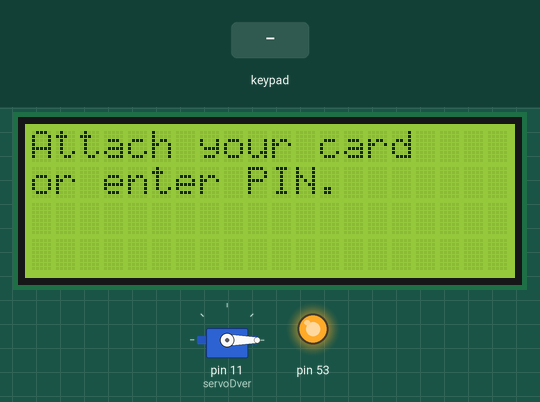
Bench run of a sketch on a simulated Arduino Mega 2560, built with avr-gcc and run on an emulated ATmega2560. Parts: servo, 20×4 character LCD, output pins drawn as LEDs (lit = HIGH). The inputs (shaded band) are chosen by the test bench.

Above: at 1.3 s.
1.4 s: keypad keys 7 1 2 3 pressed 0.4 s apart
At 2.77 s:
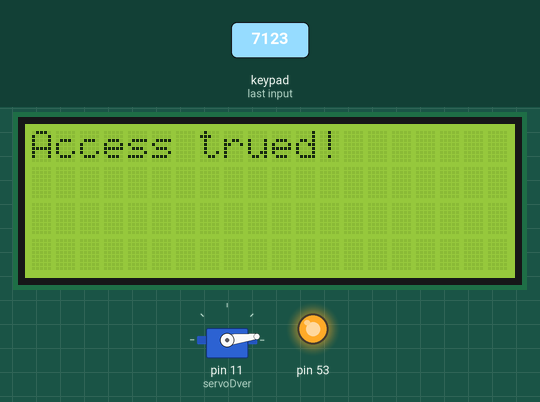
At 3.37 s:
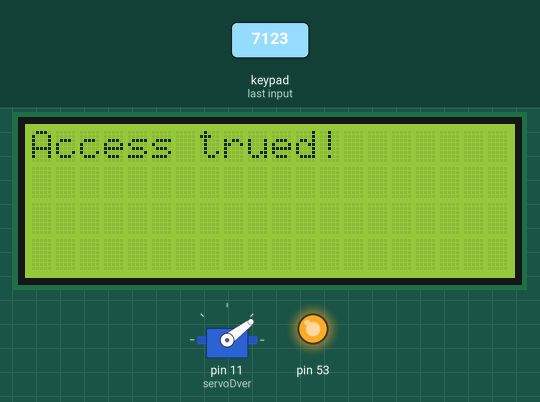
5.0 s: keypad keys 3 9 3 7 3 5 3 3 pressed 0.4 s apart
At 11.3 s:
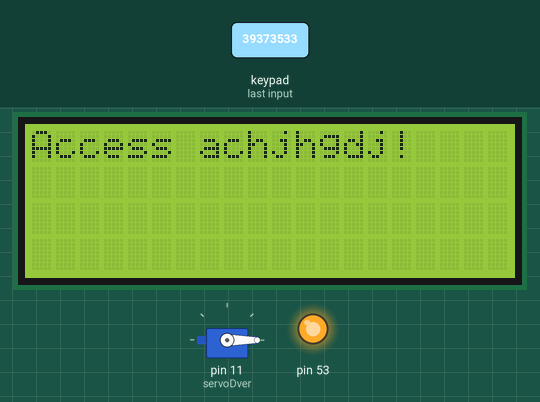
Timing chart, 0 to 12.8 s (numbered marks = the images above; inputs shaded):
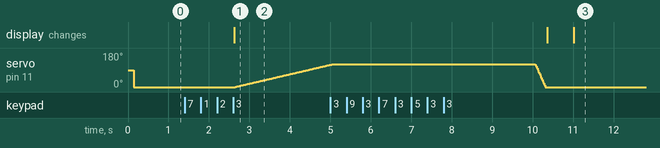

The sketch:

arduino.ino
```cpp
#include <SPI.h>
#include <MFRC522.h>
#include <Wire.h>
#include <LiquidCrystal_I2C.h>
#include <Keypad.h>
#include <Stepper.h>

LiquidCrystal_I2C lcd(0x27,20,4);

#define RST_PIN         9
#define SS_PIN          10
const byte ROWS = 4;
const byte COLS = 4;
char keys[ROWS][COLS] = {
  {'1','2','3','A'},
  {'4','5','6','B'},
  {'7','8','9','C'},
  {'*','0','#','D'}
};
byte rowPins[ROWS] = {39, 37, 35, 33};
byte colPins[COLS] = {31, 29, 27, 25};
Keypad keypad = Keypad( makeKeymap(keys), rowPins, colPins, ROWS, COLS );

const int stepsPerRevolution =100;
Stepper mystepper(stepsPerRevolution, 4, 5, 6, 7);

MFRC522 mfrc522(SS_PIN, RST_PIN);

String password = "7123";
String sigmapass = "";

#include <Servo.h>
Servo servoDver;
void setup() {
  Serial.begin(9600);
  servoDver.attach(11);
  pinMode(8,INPUT);
  SPI.begin();
  mfrc522.PCD_Init();
  pinMode(A0,INPUT);
  mystepper.setSpeed(60);
  lcd.init();
  lcd.backlight();
  lcd.setCursor(0, 0);
  lcd.print("Attach your card");
  lcd.setCursor(0, 1);
  lcd.print("or enter PIN.");
  servoDver.write(0);
}

void getdostup(){
  delay(100);
    if (Serial.available() > 0) {
    String data = Serial.readStringUntil('\n');
      if (data == "Access allowed") {
        String data2 = Serial.readStringUntil('\n');
        lcd.clear();
        lcd.setCursor(0, 0);
        lcd.print("Please, wait...");
        delay(500);
        lcd.clear();
        lcd.print("Hello, " + data2);
        delay(500);
        for (int i = 0; i < sizeof(data2) + 3; i++) {
          delay(300);
          lcd.scrollDisplayLeft();
        }
        for (int angle = 0; angle <= 11; angle++) {
          mystepper.step(stepsPerRevolution);
        }

        delay(5000);
        for (int angle = 0; angle <= 11;) {
          unsigned int dist = analogRead(0);
          if (dist <= 450){
            mystepper.step(-stepsPerRevolution);
            angle++;
          }

        }
        lcd.clear();
        lcd.setCursor(0, 0);
        lcd.print("Attach your card");
        lcd.setCursor(0, 1);
        lcd.print("or enter PIN.");
      }
      else {
        lcd.clear();
        lcd.setCursor(0, 0);
        lcd.print("Please, wait...");
        delay(500);
        lcd.clear();
        lcd.print("Access denied!" );
        delay(5000);
        lcd.clear();
        lcd.setCursor(0, 0);
        lcd.print("Attach your card");
        lcd.setCursor(0, 1);
        lcd.print("or enter PIN.");
      }
    }
  }

void printHex(byte *buffer, byte bufferSize) {
  for (byte i = 0; i < bufferSize; i++) {
    Serial.print(buffer[i] < 0x10 ? " 0" : " ");
    Serial.print(buffer[i], HEX);
  }
}

void loop() {
  char key = keypad.getKey();
  if(key){
    sigmapass += key;
    if (key == 'C'){
      sigmapass = "";
    }
    if (sigmapass == password){
      lcd.clear();
      lcd.print("Access trued!");
      for (int angle = 0; angle <= 120; angle++) {
        servoDver.write(angle);
        delay(20);
      }
      delay(5000);
      for (int angle = 120; angle >= 0; angle--) {
        servoDver.write(angle);
        delay(2);
      }
      lcd.clear();
      lcd.setCursor(0, 0);
      lcd.print("Attach your card");
      lcd.setCursor(0, 1);
      lcd.print("or enter PIN.");
      sigmapass = "";
      return;
    }
    if (sigmapass.length() >= 4){
      lcd.clear();
      lcd.print("Access achjhgdj!");
      delay(5000);
      lcd.clear();
      lcd.setCursor(0, 0);
      lcd.print("Attach your card");
      lcd.setCursor(0, 1);
      lcd.print("or enter PIN.");
      sigmapass = "";
      return;
    }
  }


  if ( ! mfrc522.PICC_IsNewCardPresent()) {
    return;
  }

  if ( ! mfrc522.PICC_ReadCardSerial()) {

    return;
  }

  printHex(mfrc522.uid.uidByte, mfrc522.uid.size);
  Serial.println();
  getdostup();

}
```

Measured:
- after the input at 1.4 s, servo on pin 11 (servoDver): moves from 0° to 118° over 2.3 s, starting after 1.2 s; the display: changes after 1.2 s (image 1)
- after the input at 5.0 s, the display: first differs from a run without the input after 6.0 s (image 3)
